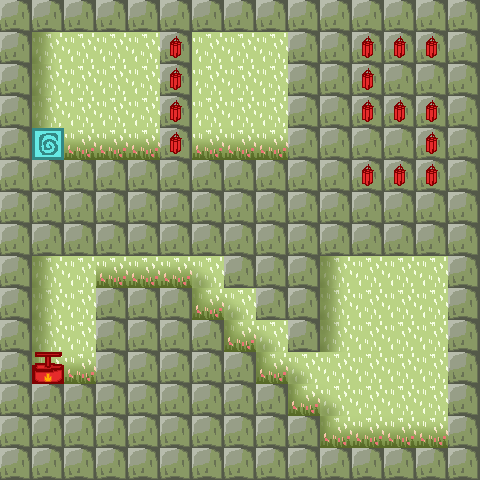

A level layout from a 2D game, rendered from its tile map. Below: a short description, then the map file with its tile-grid data intact:
An orthogonal 15x15 tile map with 32x32 px tiles, 2 tile layers (background, objects).

<map version="1.4" tiledversion="1.4.3" orientation="orthogonal" renderorder="right-down" width="15" height="15" tilewidth="32" tileheight="32" infinite="0" nextlayerid="3" nextobjectid="1">
 <tileset firstgid="1" source="testtiles2.tsx" />
 <layer id="1" name="background" width="15" height="15">
  <data encoding="csv">
2,2,2,2,2,2,2,2,2,2,2,2,2,2,2,
2,20,2,2,2,2,2,2,2,2,2,2,2,2,2,
2,20,2,2,2,2,2,2,2,2,2,2,2,2,2,
2,20,2,2,2,2,2,2,2,2,2,2,2,2,2,
2,18,18,18,18,2,18,18,18,2,2,2,2,2,2,
2,2,2,2,2,2,2,2,2,2,2,2,2,2,2,
2,2,2,2,2,2,2,2,2,2,2,2,2,2,2,
2,2,2,2,2,2,2,2,2,2,2,2,2,2,2,
2,20,2,18,18,18,21,2,2,2,20,2,2,2,2,
2,20,2,2,2,2,19,21,2,2,20,2,2,2,2,
2,20,2,2,2,2,2,19,21,2,20,2,2,2,2,
2,19,18,2,2,2,2,2,19,21,2,2,2,2,2,
2,2,2,2,2,2,2,2,2,19,21,2,2,2,2,
2,2,2,2,2,2,2,2,2,2,19,18,18,18,2,
2,2,2,2,2,2,2,2,2,2,2,2,2,2,2
</data>
 </layer>
 <layer id="2" name="objects" width="15" height="15">
  <data encoding="csv">
1,1,1,1,1,1,1,1,1,1,1,1,1,1,1,
1,0,0,0,0,9,0,0,0,1,1,9,9,9,1,
1,0,0,0,0,9,0,0,0,1,1,9,1,1,1,
1,0,0,0,0,9,0,0,0,1,1,9,9,9,1,
1,3,0,0,0,9,0,0,0,1,1,1,1,9,1,
1,1,1,1,1,1,1,1,1,1,1,9,9,9,1,
1,1,1,1,1,1,1,1,1,1,1,1,1,1,1,
1,1,1,1,1,1,1,1,1,1,1,1,1,1,1,
1,0,0,0,0,0,0,1,1,1,0,0,0,0,1,
1,0,0,1,1,1,0,0,1,1,0,0,0,0,1,
1,0,0,1,1,1,1,0,0,1,0,0,0,0,1,
1,8,0,1,1,1,1,1,0,0,0,0,0,0,1,
1,1,1,1,1,1,1,1,1,0,0,0,0,0,1,
1,1,1,1,1,1,1,1,1,1,0,0,0,0,1,
1,1,1,1,1,1,1,1,1,1,1,1,1,1,1
</data>
 </layer>
</map>
